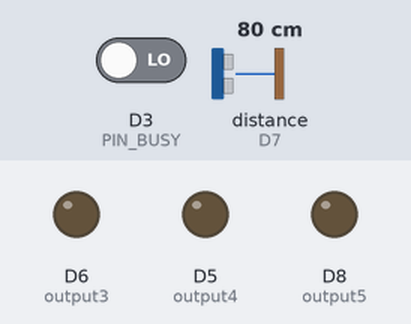
A sketch run on a simulated ESP8266 (NodeMCU). Parts: output pins drawn as LEDs (lit = HIGH). Wiring (inferred from the names in the program): ultrasonic range finder: trigger D0; echo D7. The inputs (shaded band) are chosen by the test bench; at power-on: D3 (PIN_BUSY) LOW, distance to the obstacle (sensor on D7) 80 cm. The echo pulse lasts 58.3 µs per cm; WiFi joins after 1.5 s; servers stay silent unless stated; random numbers use the default seed unless the sketch sets one; the audio player accepts every command and is not drawn; pins used as bus, display or sensor lines are not drawn; what the sketch prints to the serial monitor is not drawn.

Above: at 2.2 s.
2.3 s: D3 (PIN_BUSY) driven HIGH
At 3.2 s:
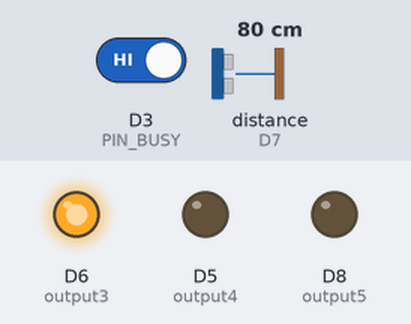
At 17.9 s:
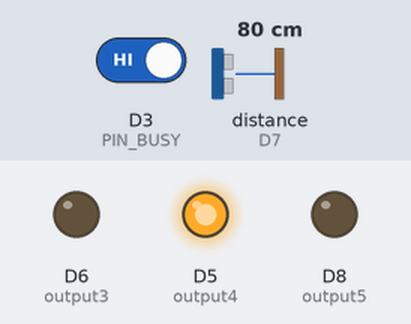
Timing chart, 0 to 18.8 s (numbered marks = the images above; inputs shaded):
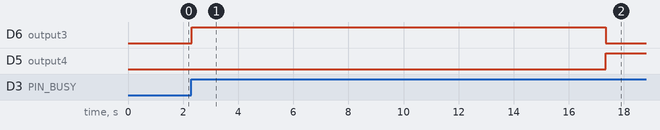

Measured:
- after the input at 2.3 s, D6 (output3): LOW → HIGH at once, → LOW 15.0 s later; D5 (output4): LOW → HIGH after 15.0 s

The sketch:

audio2.ino
```cpp
#include "Adafruit_MQTT.h"
#include "Adafruit_MQTT_Client.h"
#include <ESP8266WiFi.h>
#include <DFPlayer_Mini_Mp3.h>
#include <SoftwareSerial.h>


//variables de DFPlayer
#define PIN_BUSY D3

SoftwareSerial mp3Serial(D1, D2); // RX, TX
///variables de sensor de proximidad
const int triggerPin = 16;
const int echoPin = 13;

long duracion;
float distancias;


///variables de led rgb
const int output5 = 15;////dudoso
const int output4 = 14;
const int output3 = 12;

//variables de wifi

#define WLAN_SSID  "Erick1"
#define WLAN_PASS  "erick5599"

const char* resource2 = "https://maker.ifttt.com/trigger/levantar/with/key/bHOg8QsihwicLNLQFA9dD5";
const char* server = "maker.ifttt.com";
#define AIO_SERVER  "io.adafruit.com"
#define AIO_SERVERPORT  1883
#define IO_USERNAME  "Erick99"
#define IO_KEY       "aio_ArKa63UDLjA9YFGLdZlgOgMxR1j8"
void MQTT_connect();

WiFiClient client;
Adafruit_MQTT_Client mqtt(&client,AIO_SERVER,AIO_SERVERPORT,IO_USERNAME,IO_KEY);


void setup () {
  pinMode(PIN_BUSY, INPUT);
  pinMode(triggerPin, OUTPUT);
  pinMode(echoPin, INPUT);
  Serial.begin (115200);
  Serial.println("Setting up software serial");
  mp3Serial.begin (9600);
  Serial.println("Setting up mp3 player");
  mp3_set_serial (mp3Serial);
  // Delay is required before accessing player. From my experience it's ~1 sec
  delay(1000);
  mp3_set_volume (25);
   Serial.print("conectando a...");
  Serial.println(WLAN_SSID);

  WiFi.begin(WLAN_SSID,WLAN_PASS);
  /*
  while (WiFi.status() != WL_CONNECTED) {
    delay(500);
    Serial.print(".");
  }
  */
  Serial.println();

  Serial.println("Wifi conectado Direccion IP");
  Serial.println("IP ADRESS: ");
  Serial.println(WiFi.localIP());
}

///variables del ciclo
int contador = 0;
float distan;
float tiempo;
float distancia_fija;
boolean robot = false;
float antiguo = 0;
void loop () {
  Serial.println(WiFi.status());
  if(WiFi.status() != WL_CONNECTED){
    Serial.println("desconectado");
    WiFi.begin(WLAN_SSID,WLAN_PASS);
  }
  tiempo = millis();
  Serial.println(tiempo);
  if (tiempo >= 15000) {
    Serial.println("el robot es");
    Serial.println(robot);
    if (robot == false) {
      distan = distancia();
      Serial.println(distan);
      robot = true;
      antiguo = 15000;

   }
  }
  else {
    Serial.println("menos de 10 segundos");
    distan = distancia();
    Serial.println(distan);
    distancia_fija = distan;
    Serial.println("distancia fija:"+String(distancia_fija));

    boolean busy = digitalRead(PIN_BUSY);
    Serial.println(busy);
    if (busy) {
      rgb_col(0, 255, 0);
      mp3_play(1);
      delay(5000);
    }
  }


  if (robot) {
    Serial.println("distancia fija:"+String(distancia_fija));
    distan = distancia();
    Serial.println(distan);
    if (distan > distancia_fija) {
      float porc = distancia_fija * 0.50;
      float distancia_caso=distancia_fija+porc;
      if (distan>=distancia_caso) {
        boolean busy = digitalRead(PIN_BUSY);
        Serial.println(busy);
        if (busy) {
          rgb_col(255, 0, 0);
          mp3_play(2);///oye no te muevas de tu lugar
          makeIFTTTRequestEmail();
        }
        else{
          int varrandom = random(3, 5);
          boolean busy = digitalRead(PIN_BUSY);
          Serial.println(busy);
          if (busy) {
            Serial.println("esto es random");
            mp3_play(varrandom);///aleatorio motivacion
            rgb_col(0, 0, 255);
          }
        }
      }
    }
    else {
      tiempo = millis();
      if ((tiempo - antiguo) >= 10000) {
        int varrandom = random(3, 5); //////aun no se cuantos audios seran
        Serial.println("el random es:"+String(varrandom));
        boolean busy = digitalRead(PIN_BUSY);
        Serial.println(busy);
        if (busy) {
          Serial.println("esto es random");
          mp3_play(varrandom);///aleatorio motivacion
          rgb_col(0, 0, 255);
        }
        antiguo = antiguo + (tiempo - antiguo);
      }
      else {
        int varrandom = random(3, 5); //////aun no se cuantos audios seran
        boolean busy = digitalRead(PIN_BUSY);
        Serial.println(busy);
        if (busy) {
          mp3_play(varrandom);///aleatorio motivacion
          rgb_col(0, 0, 255);
        }

      }


    }
  }

}


float distancia() {

  digitalWrite(triggerPin, LOW);
  delayMicroseconds(2);

  // Iniciar elproceso de envío de ultrasonido
  digitalWrite(triggerPin, HIGH);
  delayMicroseconds(10);
  digitalWrite(triggerPin, LOW);

  // https://www.arduino.cc/reference/en/language/functions/advanced-io/pulsein/
  duracion = pulseIn(echoPin, HIGH);

  Serial.print("Duración: ");
  Serial.println(duracion);

  // Calcular la distancia
  distancias = duracion * 0.034 / 2;

  Serial.print("Distancia: ");
  Serial.println(distancias);
  return distancias;


}

void rgb_col(int red, int green, int blue) {
  analogWrite(output5, red); //para recibir valores analogos
  analogWrite(output3, green);
  analogWrite(output4, blue);
}


void makeIFTTTRequestEmail() {
  Serial.print("Connecting to ");
  Serial.print(server);

  WiFiClient client;
  int retries = 5;
  while(!!!client.connect(server, 80) && (retries-- > 0)) {
    Serial.print(".");
  }
  Serial.println();
  if(!!!client.connected()) {
     Serial.println("Failed to connect, going back to sleep");
  }
  Serial.print("Request resource2: ");
  Serial.println(resource2);
  client.print(String("GET ") + resource2 +
                  " HTTP/1.1\r\n" +
                  "Host: " + server + "\r\n" +
                  "Connection: close\r\n\r\n");

  int timeout = 5 * 10; // 5 seconds
  if(!!!client.available()) {
     Serial.println("No response, going back to sleep");
  }

  Serial.println("\nclosing connection");
  client.stop();
}


////METODO PARA COMPRABAR CONECCION
void MQTT_connect() {
  int8_t ret;

  if(mqtt.connected()) {
    return;
  }

  Serial.print("Conectando a MQTT... ");

  uint8_t retries = 3;
  /*
  while ((ret = mqtt.connect())!=0){
    Serial.println(mqtt.connectErrorString(ret));
    Serial.println("Reintentando conexion en 5 segundos...");
    mqtt.disconnect();
    delay(5000);
    retries--;
    Serial.println("Retry "+ retries);
    if (retries == 0) {
      while(1);
    }
  }
  */

  //Serial.println("MQTT CONECTADO!");
}
```
